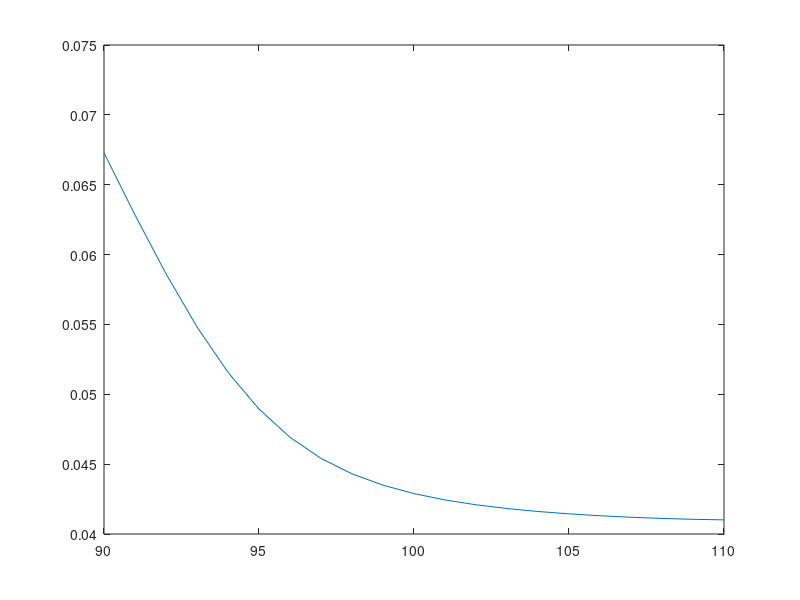

Write the MATLAB code that produced this figure.
format compact
format short
clear all
clc
%%


stock = 100;
sigma = 0.04;
w=0.01;
theta=-0.3;
delta=0.15;
q1=1;
bond=1;
mu = log(stock/bond) - sigma^2/2 - log((1-w)+w*exp(theta+delta^2/2));



d= @(k,k1,k2) (log(k)-k1)/(k2^(1/2));
f= @(k,k1,k2) q1*k*normcdf(d(k,k1,k2))-q1*exp(k1+k2/2)*normcdf(d(k,k1,k2)-k2^(1/2));

steps=21;
calls=zeros(steps,1);

for i=1:steps
    k=89+i;
    term1=(1-w)*f(k,mu,sigma^2);
    term2=w*f(k,mu+theta,sigma^2+delta^2);
    put=term1+term2;
    call=put+stock-bond*k;
    calls(i)=call;
end

disp('call prices');
disp(calls);

%%


k=90:110;








d=@(sigma,strike) (log(stock/(bond*strike))+sigma^2/2)/sigma;
call_price = @(sigma,strike) stock * normcdf(d(sigma,strike)) - bond * strike * normcdf(d(sigma,strike)-sigma);
f=@(sigma,call,strike) call_price(sigma,strike) - call;



vol=zeros(steps,1);
for i=1:steps

    strike = k(i);
    call = calls(i);

    x0=0.05;
    x1=1;

    fx0=f(x0,call,strike);
    fx1=f(x1,call,strike);

    fx2=100000;
    tol=1.e-8;

        while(abs(fx2) > tol)


            x2 = x1 - fx1*((x1-x0)/(fx1-fx0));

            fx2=f(x2,call,strike);

            x0=x1;
            x1=x2;

            fx0=f(x0,call,strike);
            fx1=f(x1,call,strike);

        end
    vol(i)=x2;
end
disp('implied vol');
disp(vol);

plot(k,vol);


